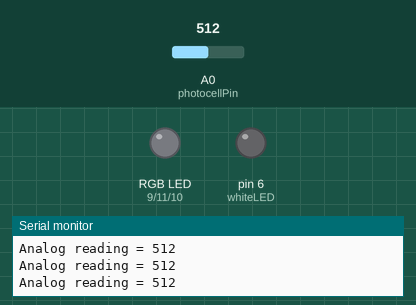
Simulated run of this sketch. Board: Arduino Uno, built with avr-gcc and run on an emulated ATmega328P. On the bench: an RGB LED mixed from three pins (HIGH = lit), output pins drawn as LEDs (lit = HIGH), the last lines printed to the serial monitor. Inputs (shaded band) come from the test bench; at power-on: A0 (photocellPin) = 512. Random numbers use the default seed unless the sketch sets one.

Above: at 1.2 s.
1.3 s: A0 (photocellPin) set to 789
2.8 s: A0 (photocellPin) set to 809
At 2.99 s:
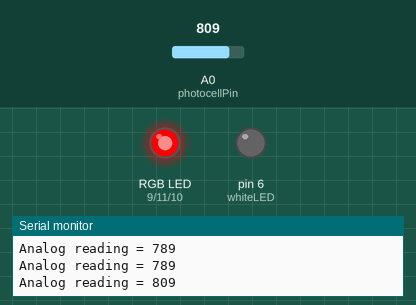
At 3.87 s:
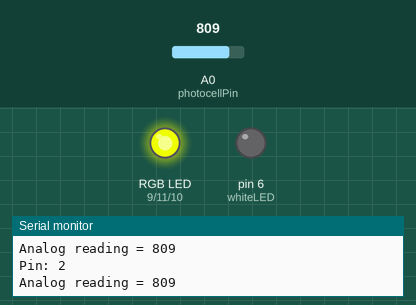
5.8 s: A0 (photocellPin) set to 790
7.5 s: A0 (photocellPin) set to 810
At 7.75 s:
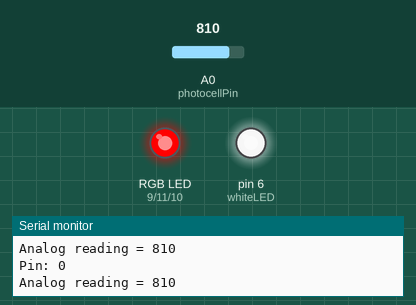
Timing chart, 0 to 19.7 s (numbered marks = the images above; inputs shaded):
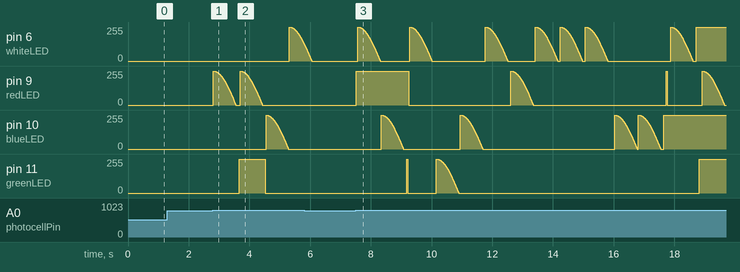

The sketch:

Arduino.R2D2.pde
```cpp
int photocellPin = 0; // the cell and 10K pulldown are connected to Analogue 0
int redLED = 9;
int blueLED = 10;
int greenLED = 11;
int whiteLED = 6;
int ledPins[4][2] = {
    {redLED, 0},
    {blueLED, 0},
    {greenLED, 0},
    {whiteLED, 0}
  };

void setup(void) {
  Serial.begin(9600); // We'll send debugging information to the Serial monitor
  randomSeed(analogRead(photocellPin));
  pinMode(redLED, OUTPUT);
  pinMode(blueLED, OUTPUT);
  pinMode(greenLED, OUTPUT);
  pinMode(whiteLED, OUTPUT);
}

void loop(void) {
  int sensorInput = analogRead(photocellPin);

  Serial.print("Analog reading = ");
  Serial.println(sensorInput);

  if(sensorInput > 800){
    int pin = random(0,4);
    change(ledPins[pin]);
    Serial.print("Pin: ");
    Serial.println(pin);
    delay(random(5,100));

  }else{
    for(int i = 0; i < 4; i++)
    {
      digitalWrite(ledPins[i][0], LOW);
    }
  }

  // send the reading to the serial monitor
  //wait 1/10th sec before we re-start the loop
  delay(10);
}

void change(int pinInfo[]){
  if(random(0,2) > 0){
    ledSinWave(pinInfo[0], pinInfo[1], 8);
    if(pinInfo[1] == 0){
      pinInfo[1] = 1;
    }
    else{
      pinInfo[1] = 0;
    }
  }
  else {
    if(pinInfo[1] == 0){
      digitalWrite(pinInfo[0], HIGH);
      pinInfo[1] = 1;
    }
    else{
      digitalWrite(pinInfo[0], LOW);
      pinInfo[1] = 0;
    }
  }
}

void ledSinWave(int ledPin, int state, int waitMs){

  double sinVal;
  int ledVal;
  int minSin, maxSin;
  if(state = 0)
  {
    minSin = 0;
    maxSin = 90;
  }
  else{
    minSin = 90;
    maxSin = 180;
  }

  // If we go to 90, that leaves the LED on
  for (int i = minSin; i <= maxSin; i++){
    sinVal = (sin(i*(3.1412/180)));
    ledVal = int(sinVal * 255);
    analogWrite(ledPin, ledVal);
    delay(waitMs);
  }
}
```

Measured:
- the behaviour switches between 800 and 801 on A0 (photocellPin) (found by bisection; images 0 and 1)
- after the input at 2.8 s, pin 9 (redLED): ramps from 255/255 to 0/255 and jumps back, once every 0.88 s; pin 11 (greenLED): 0/255 → 255/255 after 0.87 s, → 0/255 0.86 s later
